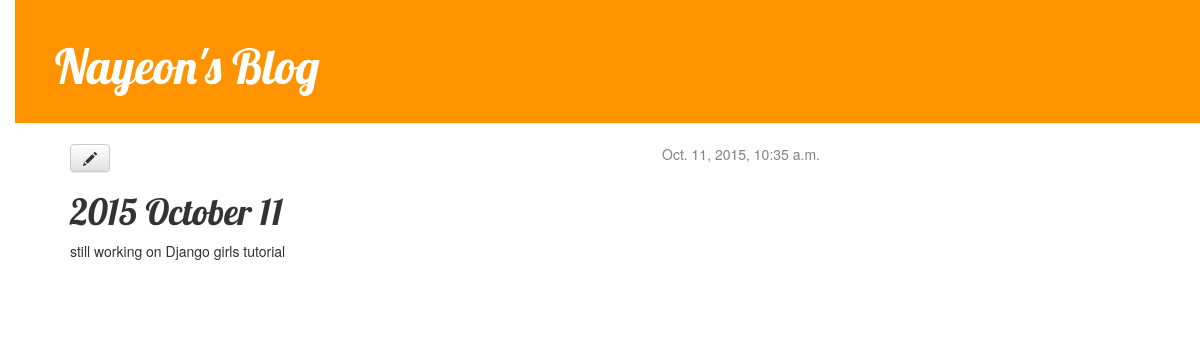
The page /post/5 on the database its author committed.
### blog/models.py (models this page shows, shortened)
class Post(models.Model):
    author = models.ForeignKey('auth.User')
    title = models.CharField(max_length=200)
    text = models.TextField()
    created_date = models.DateTimeField(
            default=timezone.now)
    published_date = models.DateTimeField(
            blank=True, null=True)

### blog/views.py (the view)
# urls.py: url(r'^post/(?P<pk>[0-9]+)$', views.post_detail, name='post_detail'),
def post_detail(request,pk):
    post = get_object_or_404(Post, pk=pk)
    return render(request, 'blog/post_detail.html', {'post': post})

### blog/templates/blog/post_detail.html
{% extends "blog/base.html" %}
{% block content %}
<div class="post">
{% if post.published_date %}
<div class="date">
{{ post.published_date }}
</div>
{% endif %}
<a class="btn btn-default" href="{% url "post_edit" pk=post.pk %}"><span class="glyphicon glyphicon-pencil"></span></a>
<h1>{{ post.title }}</h1>
<p>{{ post.text|linebreaks }}</p>
</div>
{% endblock %}

### blog/static/css/blog.css (style rules this page uses)
body { padding-left: 15px; }
h1, h2, h3, h4 { font-family: 'Lobster', cursive; }
.date { float: right; color: #828282; }
.post { margin-bottom: 70px; }

### rows shown on the page
Post: published_date "Oct. 11, 2015, 10:35 a.m.", title "2015 October 11", text "still working on Django girls tutorial"
